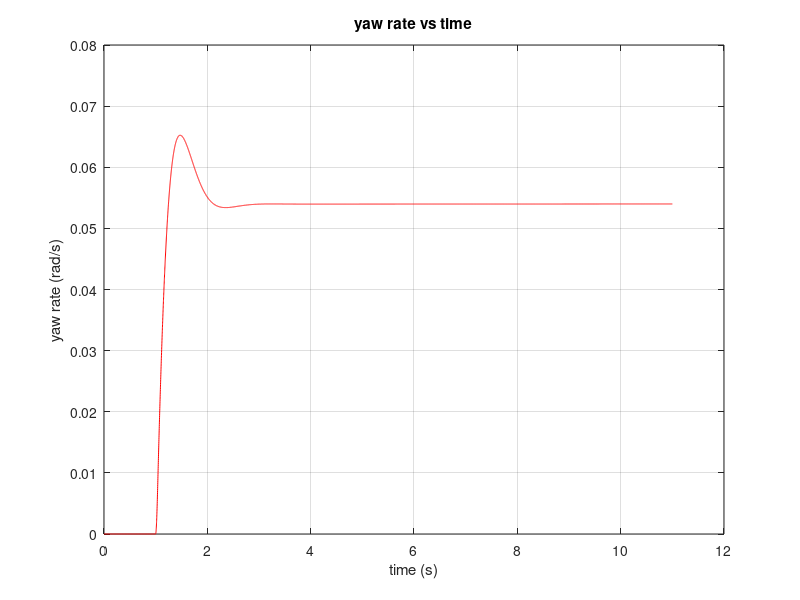
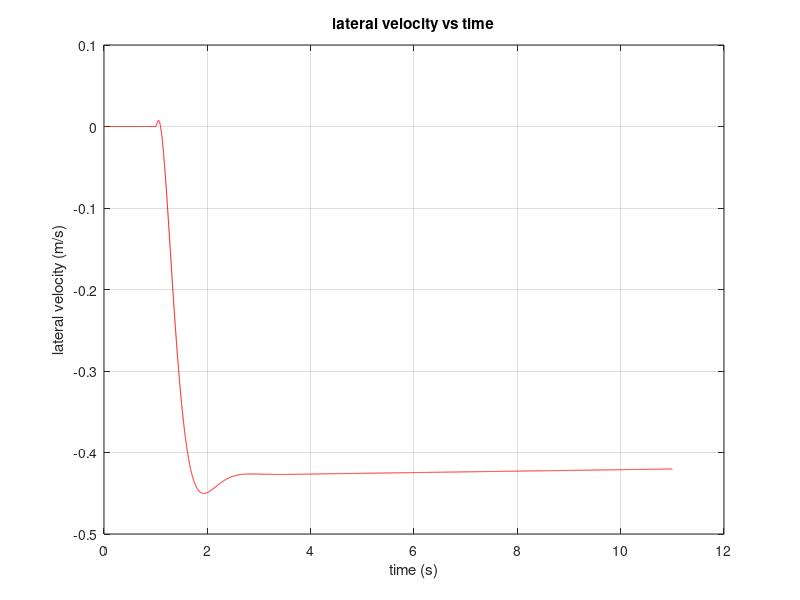
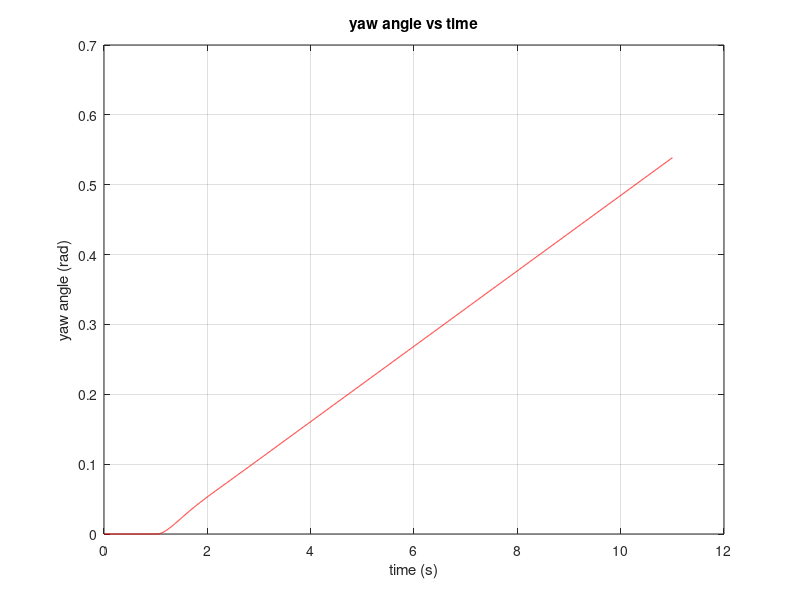
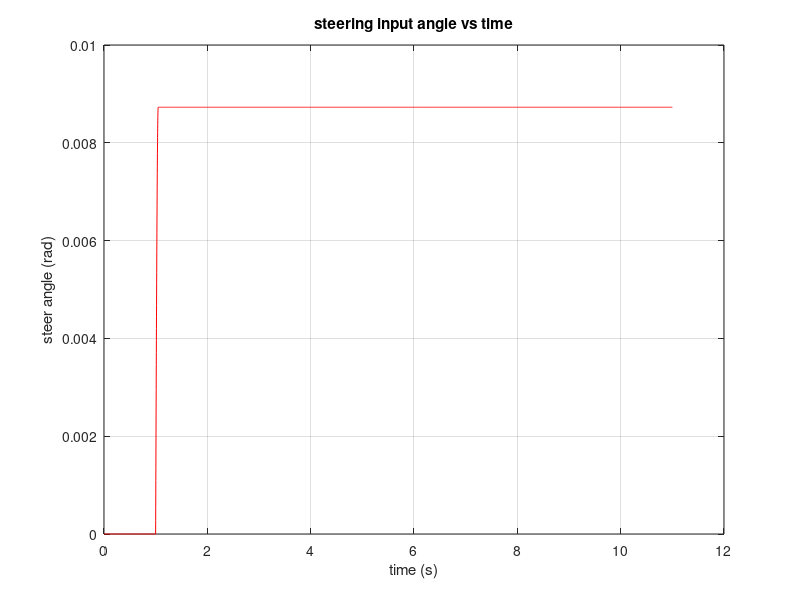

MATLAB code to generate these figures, in order:
%% bicycle model: step steering angle input 0.0087(rad) and Vx=33.73(m/s)
clc;
clear;
% % vehicle model parameters
a=1.14;  % distance of c.g. from front axle (m)
b=1.4;  % distance of c.g. from rear axle  (m)
Cf=-44000*2; % front axle cornering stiffness (N/rad)
Cr=-47000*2; % rear axle cornering stiffness (N/rad)
Cxf=5000*2;  % front axle longitudinal stiffness (N)
Cxr=5000*2;  % front axle longitudinal stiffness (N)
m=1720;  % the mass of the vehicle (kg)
Iz=2420; % yaw moment of inertia (kg.m^2)
Rr=0.285; % wheel radius
Jw=1*2;   % wheel roll inertia

%% steering input
% define step steering angle input
for i=1:11001
if i<1000
    delta2(i)=0;
elseif i>=1000 && i<1050
    delta2(i)=0.5*pi/180*sin(1/0.2*2*pi*0.001*(i-1000));
else 
    delta2(i)=0.5*pi/180;
end
end

%define initial state
x0=[0;33.73;0;0;0;0];
Vy=x0(1); % lateral velocity
Vx=x0(2); % longitudinal velocity
psi=x0(3); % yaw anlge
psi_dot=x0(4); % yaw rate 
Y=x0(5); % Y position in global coordinates
X=x0(6); % X position in global coordinates
wf=Vx/Rr; % front wheel rotation angular velocity
wr=Vx/Rr; % rear wheel rotation angular velocity

Tsim=11; % simulation time
T=0.001; % time step
ts=T;
i=1;
y(i,1:6)=x0';
%%
for t=0:ts:Tsim  
delta_r=delta2(i);
%longitudinal slips ratio
sf=(Rr*wf-(Vx*cos(delta_r)+(Vy+a*psi_dot)*sin(delta_r)))/abs(Vx*cos(delta_r)+(Vy+a*psi_dot)*sin(delta_r));
sr=(Rr*wr-Vx)/abs(Vx);
%longitudinal tire force 
Fxtf=Cxf*sf;
Fxtr=Cxr*sr;
% the wheel rotational equation, assuming no braking torque and accelerating torque 
dwf=-(1/Jw)*Fxtf*Rr;
dwr=-(1/Jw)*Fxtr*Rr;
wf=wf+T*dwf;
wr=wr+T*dwr;

% calculate the response according to vehicle model equations 
Vy_dot=-Vx*psi_dot+(1/m)*(Cf*((Vy+a*psi_dot)/Vx-delta_r)+Cr*((Vy-b*psi_dot)/Vx));
Vx_dot=Vy*psi_dot+(sf*Cxf+sr*Cxr)/m-delta_r*Cf*((Vy+a*psi_dot)/Vx-delta_r)/m;
dpsi_dot=1/Iz*(a*Cf*((Vy+a*psi_dot)/Vx-delta_r)-b*Cr*((Vy-b*psi_dot)/Vx));
Y_dot=Vx*sin(psi)+Vy*cos(psi);
X_dot=Vx*cos(psi)-Vy*sin(psi);

Vy=Vy+T*Vy_dot;
Vx=Vx+T*Vx_dot;
psi=psi+T*psi_dot;
psi_dot=psi_dot+T*dpsi_dot;
Y=Y+T*Y_dot;
X=X+T*X_dot;     

% output respones results 
y(i,1)=Vy;
y(i,2)=Vx;
y(i,3)=psi;
y(i,4)=psi_dot;
y(i,5)=Y;
y(i,6)=X;
lateral_acc(i)=Vy_dot+Vx*psi_dot; 
i=i+1;
end

t=0:ts:Tsim;
figure(1)
plot(t,y(:,4),'r');grid
title('yaw rate vs time');
xlabel('time (s)');
ylabel('yaw rate (rad/s)');
figure(2)
plot(t,y(:,1),'r');grid
title('lateral velocity vs time');
xlabel('time (s)');
ylabel('lateral velocity (m/s)');
figure(3)
plot(t,y(:,3),'r');grid
title('yaw angle vs time');
xlabel('time (s)');
ylabel('yaw angle (rad)');
figure(4)
plot(t,delta2,'r');grid
title('steering input angle vs time');
xlabel('time (s)');
ylabel('steer angle (rad)');
figure(5)
plot(t,lateral_acc,'r');grid
title('lateral acc vs time');
xlabel('time (s)');
ylabel('lateral acc (m/s^2)');

